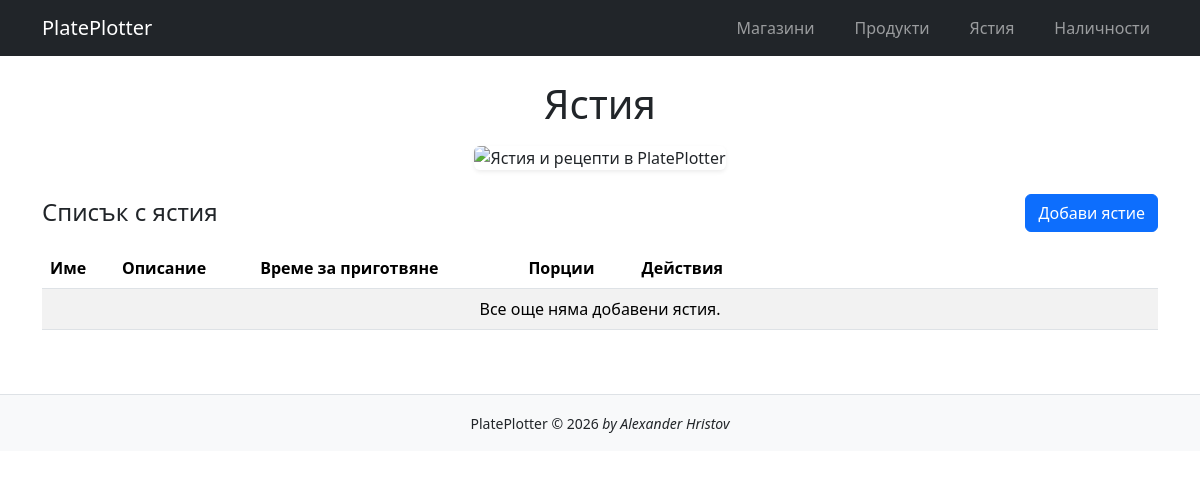
Page /dishes/ on the earlier database version.
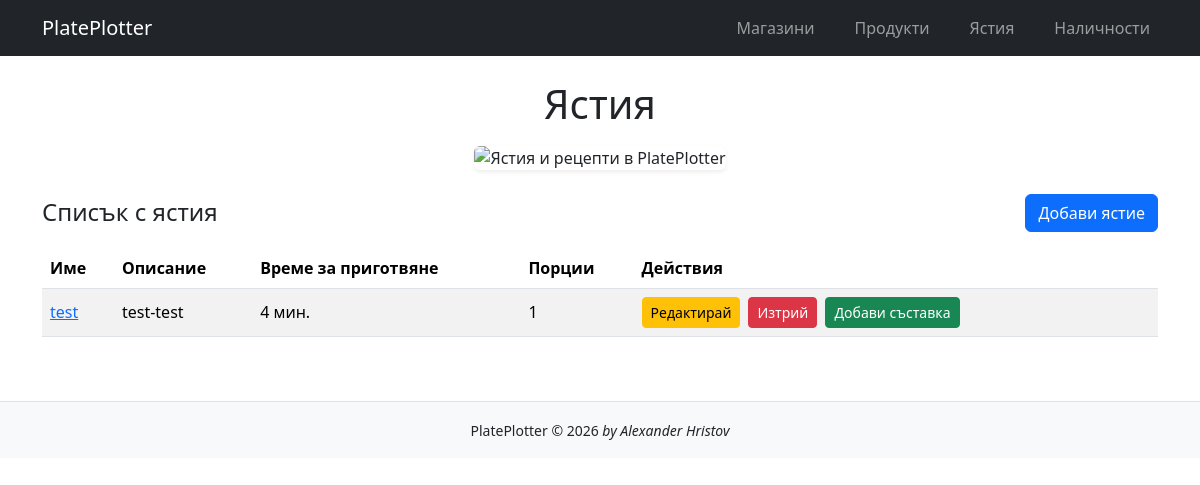
Same page on the later database version.
### meals/models.py (models this page shows, shortened)
class Dish(models.Model):
    name = models.CharField(
        max_length=100,
        unique=True
        )
    description = models.TextField(
        blank=True
        )
    preparation_time = models.PositiveIntegerField(
        verbose_name='Време за приготвяне (в минути)',
        blank=True,
        null=True
    )
    servings = models.PositiveIntegerField(
        verbose_name='Bрой порции',
        default=1
    )
    products = models.ManyToManyField(
        'inventory.Product',
        through='RecipeItem',
        related_name='dishes'
        )
    class Meta:
        verbose_name = 'Ястие'
        ordering = ['name']

### meals/views.py (the view)
# urls.py: path('dishes/', DishListView.as_view(), name='dish-list'),
class DishListView(ListView):
    model = Dish
    template_name = 'meals/dish_list.html'
    context_object_name = 'dishes'

### templates/meals/dish_list.html (shortened to what this page needs)
{% extends 'base.html' %}
{% load static %}
{% block content %}
<div class="text-center mb-4">
    <h1 class="mb-3">Ястия</h1>
    <img
        src="{% static 'images/meals.png' %}"
        alt="Ястия и рецепти в PlatePlotter"
        class="img-fluid rounded shadow-sm"
        style="max-height: 300px;"
    >
</div>
<div class="d-flex justify-content-between align-items-center mb-3">
    <h4 class="mb-0">Списък с ястия</h4>
    <a href="{% url 'dish-add' %}" class="btn btn-primary">
        Добави ястие
    </a>
</div>
<div class="table-responsive">
    <table class="table table-striped table-hover align-middle w-100">
        <thead>
            <tr>
                <th>Име</th>
                <th>Описание</th>
                <th>Време за приготвяне</th>
                <th>Порции</th>
                <th style="min-width: 380px;">Действия</th>
            </tr>
        </thead>
        <tbody>
            {% for dish in dishes %}
            <tr>
                <td>
                    <a href="{% url 'dish-detail' dish.pk %}">
                        {{ dish.name }}
                    </a>
                </td>
                <td>{{ dish.description }}</td>
                <td>{{ dish.preparation_time }} мин.</td>
                <td>{{ dish.servings }}</td>
                <td>
                    <div class="d-flex flex-nowrap gap-2">
                        <a href="{% url 'dish-edit' dish.pk %}"
                           class="btn btn-warning btn-sm">
                            Редактирай
                        </a>
                        <a href="{% url 'dish-delete' dish.pk %}"
                           class="btn btn-danger btn-sm">
                            Изтрий
                        </a>
                        <a href="{% url 'recipeitem-add' dish.pk %}"
                           class="btn btn-success btn-sm">
                            Добави съставка
                        </a>
                    </div>
                </td>
            </tr>
            {% empty %}
            <tr>
                <td colspan="5" class="text-center">
                    Все още няма добавени ястия.
                </td>
            </tr>
            {% endfor %}
        </tbody>
    </table>
</div>
{% endblock %}

Differences in the rows shown:
added Dish: name "test", description "test-test", preparation_time "4", servings "1"
Other differences:
text no longer shown: "Все още няма добавени ястия."
